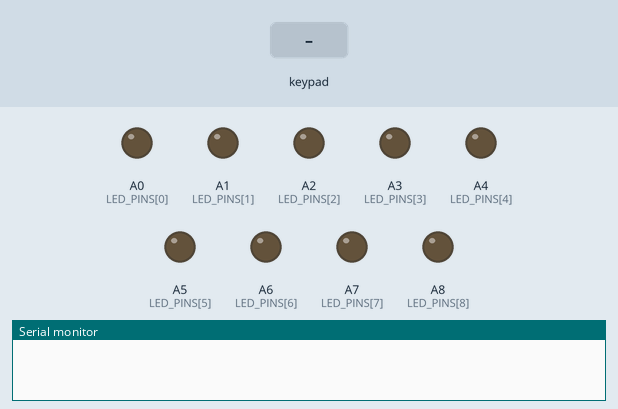
This sketch was run on a simulated Arduino Mega 2560, built with avr-gcc and run on an emulated ATmega2560. Shown: output pins drawn as LEDs (lit = HIGH), the last lines printed to the serial monitor. Inputs (shaded band) come from the test bench.

Above: at 1.2 s.
1.3 s: key '7' pressed
At 1.47 s:
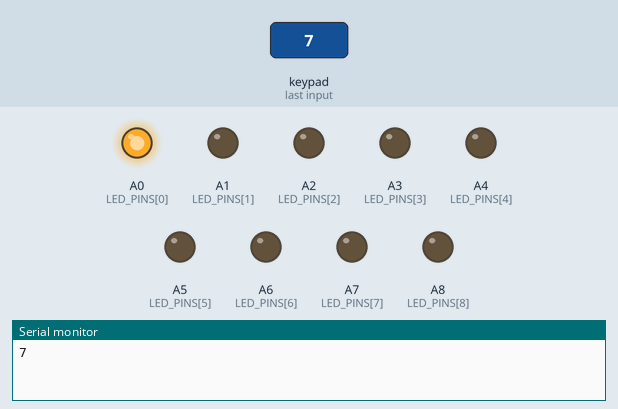
At 2.17 s:
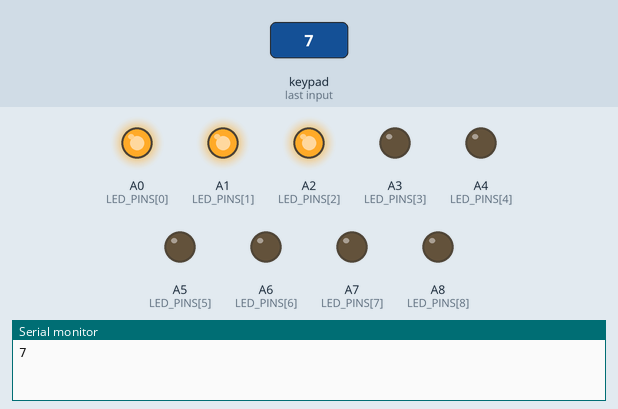
4.3 s: keypad keys 1 3 9 7 2 2 2 2 pressed 0.4 s apart
At 5.22 s:
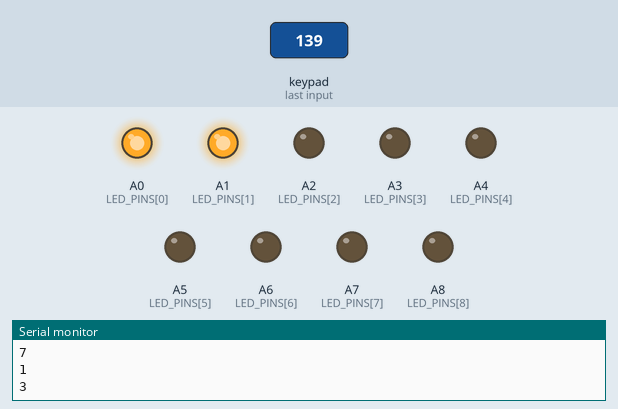
10.0 s: key '8' pressed
13.0 s: key '9' pressed
Timing chart, 0 to 17.0 s (numbered marks = the images above; inputs shaded):
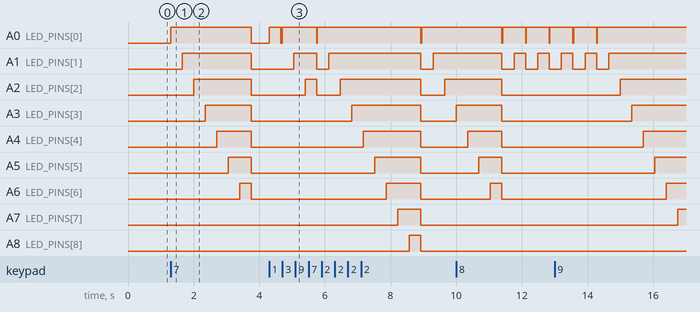

Measured:
- after the input at 1.3 s, A0 (LED_PINS[0]): LOW → HIGH at once, → LOW 2.5 s later; A1 (LED_PINS[1]): LOW → HIGH after 0.35 s, → LOW 2.1 s later; A2 (LED_PINS[2]): LOW → HIGH after 0.70 s, → LOW 1.8 s later; A3 (LED_PINS[3]): LOW → HIGH after 1.1 s, → LOW 1.4 s later; A4 (LED_PINS[4]): LOW → HIGH after 1.4 s, → LOW 1.1 s later
- after the input at 4.3 s, A0 (LED_PINS[0]): goes HIGH 0.35 s, LOW 0.05 s, HIGH 1.1 s, LOW 0.02 s, HIGH 3.2 s, LOW 0.02 s, then HIGH, starting at once; A1 (LED_PINS[1]): goes HIGH 0.70 s, LOW 0.37 s, HIGH 2.8 s, LOW 0.37 s, then HIGH, starting after 0.75 s

The sketch:

Lab_2_-_Part_3.ino
```cpp
/*
 * Keypad LED Sequencer
 * Demonstrates keypad input with sequential LED activation patterns
 * Based on original code by Alexander Brevig
 */

#include <Keypad.h>

// Keypad configuration
const byte ROWS = 4;    // Number of rows in keypad matrix
const byte COLS = 4;    // Number of columns in keypad matrix

// Keypad character layout
char keys[ROWS][COLS] = {
  {'7', '8', '9', '/'},
  {'4', '5', '6', '*'},
  {'1', '2', '3', '-'},
  {'o', '0', '=', '+'}
};

// Microcontroller pin connections for keypad rows
byte rowPins[ROWS] = {22, 23, 24, 25};

// Microcontroller pin connections for keypad columns
byte colPins[COLS] = {26, 27, 28, 29};

// LED pin assignments (9 LEDs total)
const byte LED_PINS[9] = {A0, A1, A2, A3, A4, A5, A6, A7, A8};

// Keypad object initialization
Keypad keypad = Keypad(makeKeymap(keys), rowPins, colPins, ROWS, COLS);

/**
 * Setup function - runs once at program start
 * Initializes serial communication and configures LED pins as outputs
 */
void setup() {
  Serial.begin(9600);  // Initialize serial communication for debugging

  // Configure all LED pins as outputs
  for (byte i = 0; i < 9; i++) {
    pinMode(LED_PINS[i], OUTPUT);
  }
}

/**
 * Main program loop - runs continuously
 * Checks for keypad input and processes numeric key presses
 */
void loop() {
  char key = keypad.getKey();  // Read keypad for pressed keys

  // Process numeric keys 1-9 for LED sequences
  if (key >= '1' && key <= '9') {
    handleNumericKey(key);
  }
}

/**
 * Handles numeric key presses by activating LED sequences
 * @param key - The numeric key character ('1' through '9')
 */
void handleNumericKey(char key) {
  int keyNumber = key - '0';  // Convert char to integer (1-9)

  Serial.println(key);  // Output pressed key to serial monitor

  // Execute LED sequence based on key number
  executeLedSequence(keyNumber);
}

/**
 * Executes LED activation sequence for specified number of LEDs
 * @param ledCount - Number of LEDs to activate sequentially (1-9)
 */
void executeLedSequence(int ledCount) {
  // Turn on LEDs one by one with delay between each
  for (int i = 0; i < ledCount; i++) {
    digitalWrite(LED_PINS[i], HIGH);
    delay(350);
  }

  // Turn off all LEDs simultaneously after sequence completes
  turnOffAllLeds();
}

/**
 * Turns off all LEDs
 */
void turnOffAllLeds() {
  for (byte i = 0; i < 9; i++) {
    digitalWrite(LED_PINS[i], LOW);
  }
}
```
